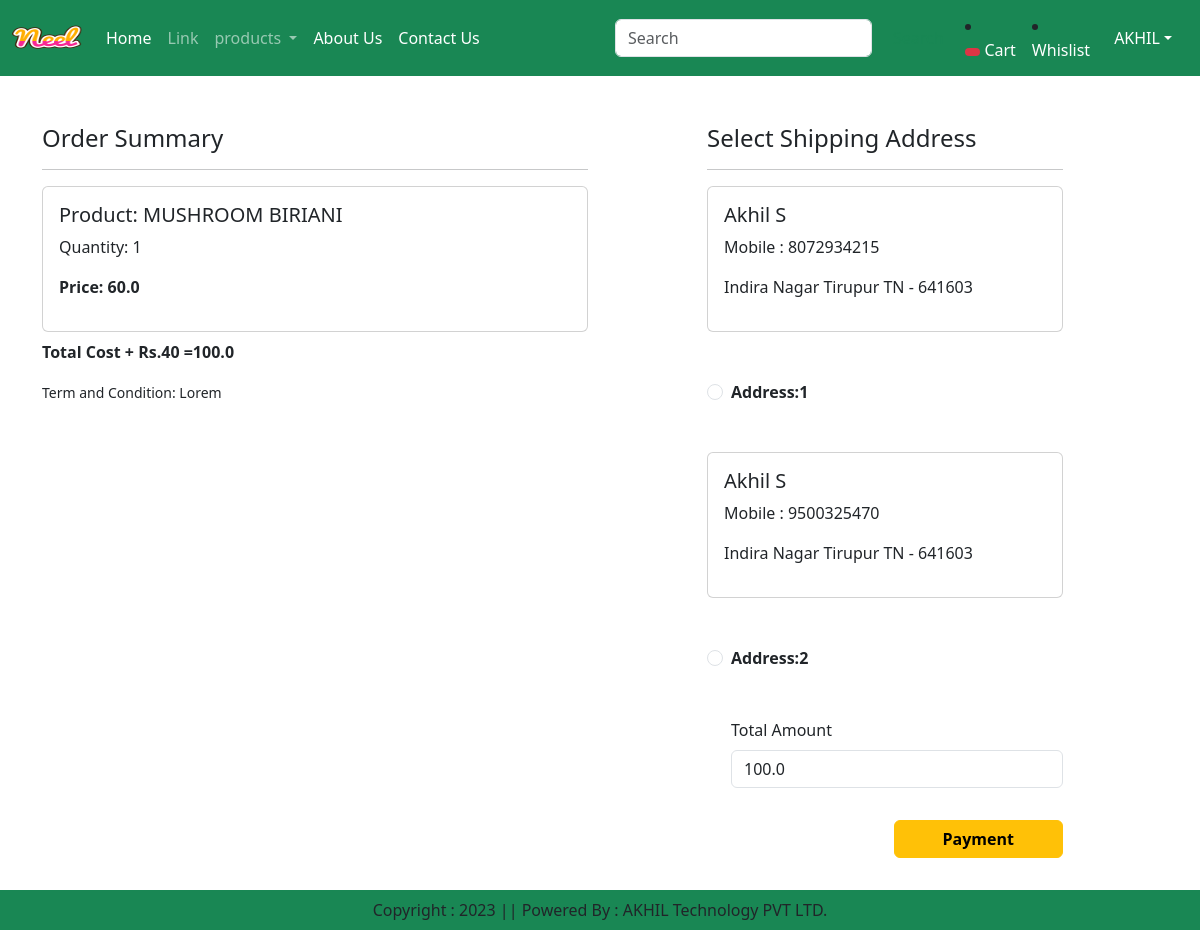
Screenshot of /checkout/ (signed in) with the database file from the repository.
### ss/models.py (models this page shows, shortened)
class Cart(models.Model):
    user = models.ForeignKey(User, on_delete=models.CASCADE)
    product = models.ForeignKey(Product, on_delete=models.CASCADE)
    quantity = models.PositiveIntegerField(default=1)

class Product(models.Model):
    title = models.CharField(max_length=100)
    selling_price = models.FloatField()
    discounted_price = models.FloatField()
    description = models.TextField()
    composition = models.TextField(default='')
    prodapp = models.TextField(default='')
    category = models.CharField(choices=CATEGORY_CHOICES, max_length=2)
    product_image = models.ImageField(upload_to = 'products')

class Customer(models.Model):
    user = models.ForeignKey(User,on_delete=models.CASCADE)
    name = models.CharField(max_length=200)
    locality = models.CharField(max_length=200)
    city = models.CharField(max_length=50)
    mobile = models.IntegerField(default=0)
    zipcode = models.IntegerField()
    state = models.CharField(choices=STATE_CHOICES,max_length=100)

### ss/views.py (the view, shortened to what this page needs)
# urls.py: path('checkout/',views.checkout.as_view(), name='checkout'),
class checkout(View):
    def get(self,request):
        user=request.user
        add=Customer.objects.filter(user=user)
        cart_items = Cart.objects.filter(user=user)
        famount = 0
        for p in cart_items:
            value = p.quantity * p.product.discounted_price
            famount = famount + value
        totalamount = famount + 40
        razoramount = int(totalamount * 100)
        client = razorpay.Client(auth=(settings.RAZOR_KEY_ID, settings.RAZOR_KEY_SECRET))
        data = {"amount": razoramount, "currency":"INR","receipt":"order_rcptid_12"}
        payment_response = client.order.create(data=data)
        print(payment_response)
        order_id = payment_response['id']
        order_status = payment_response['status']
        return render(request,'ss/checkout.html',locals())

### ss/templates/ss/checkout.html (shortened to what this page needs)
{% extends 'ss/base.html' %}
{% load static %}
{% block main-content %}
<div class="container">
 <div class="row mt-5">
  <div class="col-sm-6">
    <h4>Order Summary</h4>
    <hr>
    {% for item in cart_items %}
      <div class="card mb-2">
        <div class="card-body">
          <h5>Product: {{item.product.title}}</h5>
          <p>Quantity: {{item.quantity}}</p>
          <p class="fw-bold">Price: {{item.product.discounted_price}}</p>
        </div>
      </div>
    {% endfor %}
    <p class="fw-bold"> Total Cost + Rs.40 ={{totalamount}}</p>
    <small>Term and Condition: Lorem</small>
  </div>
  <div class="col-sm-4 offset-sm-1">
    <h4>Select Shipping Address</h4>
    <hr>
    <form method="post" id="myform">
      {% for ad in add %}
      <div class="card">
        <div class="card-body">
        <h5>{{ad.name}}</h5>
        <p>Mobile : {{ad.mobile}}</p>
        <p>{{ad.locality}} {{ad.city}} {{ad.state}} - {{ad.zipcode}}</p>
        </div>
      </div>
        <div class="form-check mt-5 mb-5">
          <input class="form-check-input" type="radio" name="custid" id="custadd{{forloop.counter}}" value="{{ad.id}}">
          <label class="form-check-label fw-bold" for="custadd {{forloop.counter}}">
            Address:{{forloop.counter}}</label>
        </div>
      {% endfor %}
        <div class="form-check mb-3">
          <label for="totalamount" class="form-label">Total Amount</label>
          <input type="number" class="form-control" name="totalamount" value={{totalamount}} readonly>
        </div>
        <div class="text-end">
          <button id="rzp-button1" type="submit" class="btn btn-warning mt-3 px-5 fw-bold">Payment</button>
        </div>
        <br>
        <br>
        <br>
    </form>
  </div>
 </div>
</div>
{% endblock main-content %}

### rows the page displays
Cart: product "MUSHROOM BIRIANI", quantity "1", product.discounted_price "60.0"
Customer: name "Akhil S", mobile "8072934215", locality "Indira Nagar", city "Tirupur", state "TN", zipcode "641603"
Customer: name "Akhil S", mobile "9500325470", locality "Indira Nagar", city "Tirupur", state "TN", zipcode "641603"

### other values shown
{{ totalamount }} "100.0"
